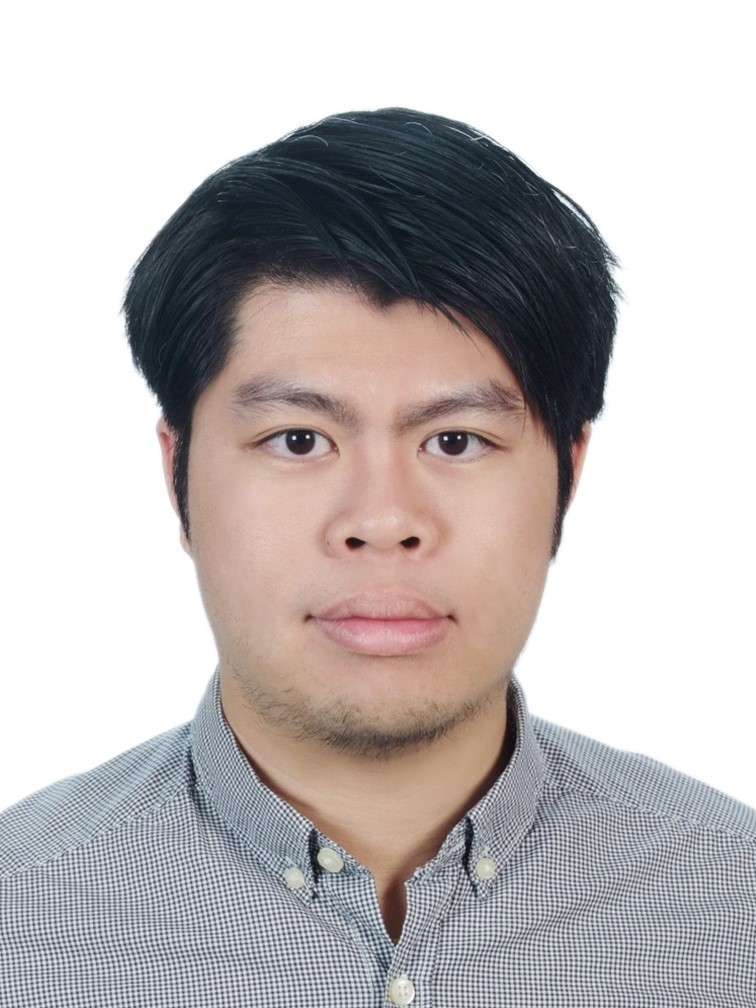
#> input picture tools/origional.jpg, 756 x 1008 px, found by its file name
$ python Image_Resize.py   (older library calls are emulated)
#> lines starting #> are read from the running program, lines starting #| are printed output that depends on the picture
import PIL
from PIL import Image

path = "C:/GitHub/Re-Zero-Python-Waza/tools/"
basewidth = 28

img = Image.open(path+'origional.jpg')
#> img is the input picture: PIL image 756x1008 RGB; mean R, G, B 191.1, 185.7, 185.5

wpercent = (basewidth / float(img.size[0]))
#> wpercent = 0.037
hsize = int((float(img.size[1]) * float(wpercent)))
#> hsize = 37
img = img.resize((basewidth, hsize), PIL.Image.ANTIALIAS)
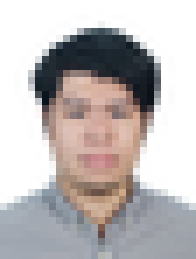
#> img: PIL image 28x37 RGB (shown 7 times larger); mean R, G, B 190.7, 185.3, 185.1

img.save(path+'resized_picture.jpg')
